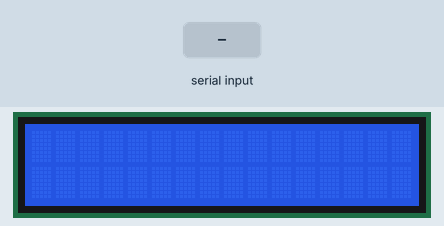
Bench run of a sketch on a simulated Arduino Uno, built with avr-gcc and run on an emulated ATmega328P. On the bench: 16×2 character LCD. The inputs (shaded band) are chosen by the test bench.

Above: at 1.2 s.
1.3 s: "1" received over Serial
At 1.9 s:
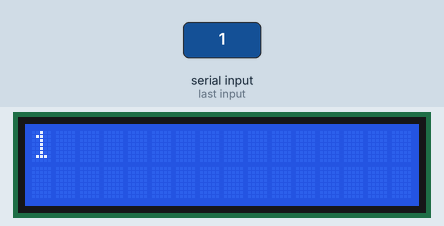
Timing chart, 0 to 4.3 s (numbered marks = the images above; inputs shaded):
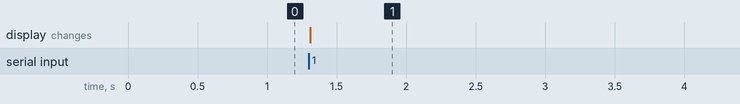

The sketch:

c19count.ino
```cpp
//Tanish Shah
//Arduino Code for the COVID tracking project

//libraries
#include <LiquidCrystal.h>

//create lcd object
LiquidCrystal lcd(12, 11, 5, 4, 3, 2);

//holds value for message to be displayed
String number;

//setup the lcd and serial monitor
void setup()
{
  Serial.begin(9600);
  lcd.begin(16, 2);
  lcd.setCursor(0, 0);
}

//get the value over the serial port from python
String read() {
    while (!Serial.available());
    String str = "";
    while (Serial.available()) {
        str += (char) Serial.read(); //you need to type cast as python only allows bytes to be sent
        delay(10);
    }
    return str;
}

//printing the message
void loop()
{
  number = read();
  lcd.print(number);
  delay(5000);
  lcd.clear();
  lcd.setCursor(0, 0);
}
```

Measured:
- after the input at 1.3 s, the display: changes at once (image 1)
